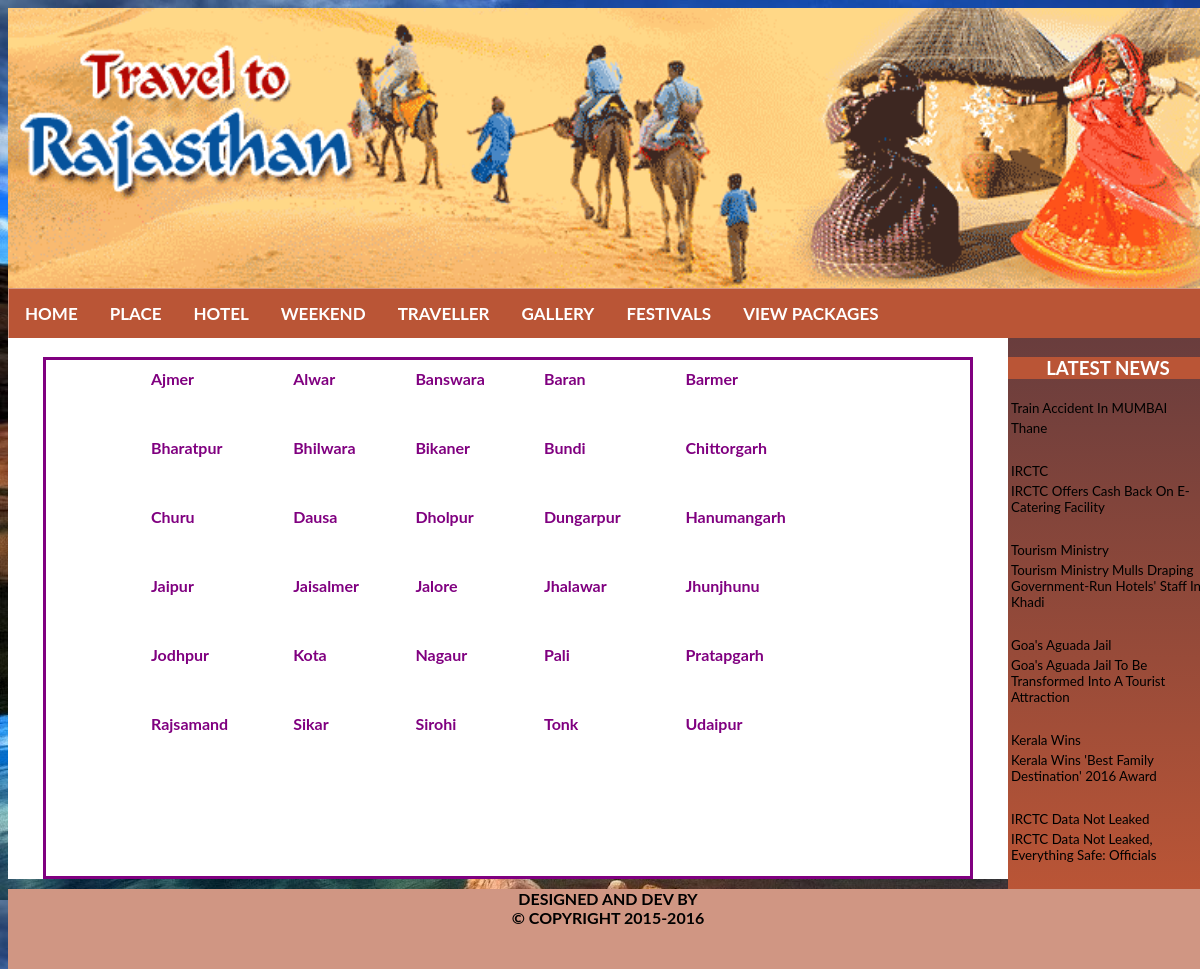
Page /tourism/user/view_photo_gallery.php on the committed database.
### tables this page shows
CREATE TABLE IF NOT EXISTS `city_name` (
  `id` int(11) NOT NULL AUTO_INCREMENT,
  `city` varchar(200) NOT NULL,
  PRIMARY KEY (`id`)
);

CREATE TABLE IF NOT EXISTS `news` (
  `id` int(200) NOT NULL AUTO_INCREMENT,
  `news_name` varchar(200) NOT NULL,
  `description` varchar(200) NOT NULL,
  `photo` varchar(200) NOT NULL,
  PRIMARY KEY (`id`)
);

### tourism/user/view_photo_gallery.php (the view, shortened to what this page needs)
<?php
	include('head.php');
	$r=mysql_query("select * from city_name order by city ");
	echo "<br/>
	<fieldset  style='width:900px;margin:Auto;height:500px;border:3px solid purple'>
	<table align='center'  width='80%' ><tr>";
	$count=0;
	while($row=mysql_Fetch_array($r))
	{
		$count++;
		echo "<td><a href='view_place_photo.php?a=$row[1]' style='text-decoration:none;
		font-weight:bold;color:purple'>",$row[1],"</a></td>";
		if($count==5)
		{
		echo "</tr>
		<tr><td colspan='4'>&nbsp;</td></tr>
		<tr><td colspan='4'>&nbsp;</td></tr>";
		$count=0;
		}
	}
	echo "</table>";
	include('footer.php');
?>

### tourism/user/footer.php (shortened to what this page needs)
	</div>
					<div id='left'>
						<h3 style='background:#BA5536;color:white' ><center>LATEST NEWS</center></h3>
				<marquee direction='up' scrollamount=6>
					<table height='400px'>
						<?php
							$r=mysql_Query("select * from news");
						while($row=mysql_Fetch_array($r))
							{
								echo "<tr><td style='text-transform:capitalize;
								font-size:10pt'>",$row[1],"</td></tr>";
								echo "<tr><td style='text-transform:capitalize;
								font-size:10pt'>",$row[2],"</td></tr>";
								echo "<tr><td>&nbsp;</td></tr>";
							}
						?>
						</table>
					</marquee>
					</div>
	<div id='footer'>
			DESIGNED AND DEV BY</br>
			&copy; COPYRIGHT 2015-2016
		</div>
	</div>
</body>
</html>

### tourism/user/css/style.css (style rules this page uses)
body { background:url(../images/100.jpg); }
#left { height:auto; width:200px; background:-webkit-linear-gradient(#693D3D,#BA5536); float:right; }
#footer { clear:both; width:1200px; height:80px; background:#D09683; color:black; text-align:center; font-weight:Bold; }

### tourism/user/head.php (style rules this page uses)
body { font-family: "Lato", sans-serif; }

### rows in the picture
city_name: city "Ajmer"
city_name: city "Alwar"
city_name: city "Banswara"
city_name: city "Baran"
city_name: city "Barmer"
city_name: city "Bharatpur"
city_name: city "Bhilwara"
city_name: city "Bikaner"
city_name: city "Bundi"
city_name: city "Chittorgarh"
city_name: city "Churu"
city_name: city "Dausa"
city_name: city "Dholpur"
city_name: city "Dungarpur"
city_name: city "Hanumangarh"
city_name: city "Jaipur"
city_name: city "Jaisalmer"
city_name: city "Jalore"
city_name: city "Jhalawar"
city_name: city "Jhunjhunu"
city_name: city "Jodhpur"
city_name: city "Kota"
city_name: city "Nagaur"
city_name: city "Pali"
city_name: city "Pratapgarh"
city_name: city "Rajsamand"
city_name: city "Sikar"
city_name: city "Sirohi"
city_name: city "Tonk"
city_name: city "Udaipur"
news: news_name "Train Accident In MUMBAI", description "Thane"
news: news_name "IRCTC", description "IRCTC Offers Cash Back On E-Catering Facility"
news: news_name "Tourism Ministry", description "Tourism Ministry Mulls Draping Government-Run Hotels' Staff In Khadi"
news: news_name "Goa's Aguada Jail", description "Goa's Aguada Jail To Be Transformed Into A Tourist Attraction"
news: news_name "Kerala Wins", description "Kerala Wins 'Best Family Destination' 2016 Award"
news: news_name "IRCTC Data Not Leaked", description "IRCTC Data Not Leaked, Everything Safe: Officials"
